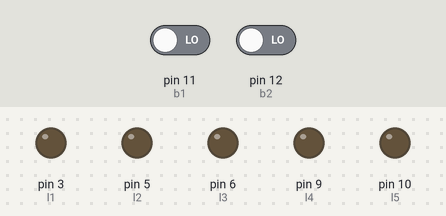
Bench run of a sketch on a simulated Arduino Uno, built with avr-gcc and run on an emulated ATmega328P. Shown: output pins drawn as LEDs (lit = HIGH). Dashed ring = blinking. The inputs (shaded band) are chosen by the test bench; at power-on: pin 11 (b1) LOW, pin 12 (b2) LOW.

Above: at 1.2 s.
1.3 s: pin 11 (b1) driven HIGH
At 2.05 s:
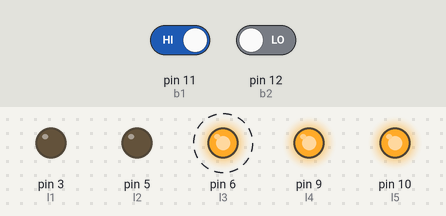
4.3 s: pin 11 (b1) driven LOW
At 4.45 s:
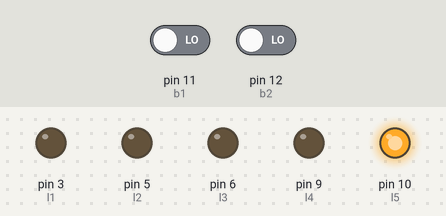
7.3 s: pin 12 (b2) driven HIGH
At 7.9 s:
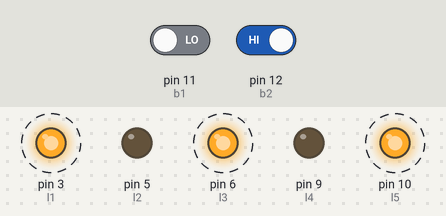
10.3 s: pin 12 (b2) driven LOW
At 10.5 s:
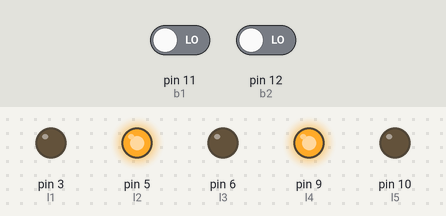
Timing chart, 0 to 13.1 s (numbered marks = the images above; inputs shaded):
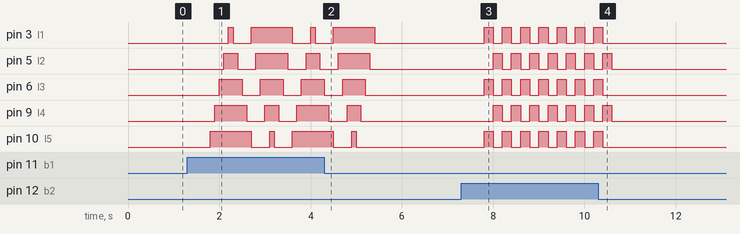

Measured:
- after the input at 1.3 s, pin 3 (l1): goes HIGH 0.10 s, LOW 0.40 s, HIGH 0.90 s, LOW 0.40 s, HIGH 0.10 s, then LOW, starting after 0.90 s; pin 5 (l2): goes HIGH 0.30 s, LOW 0.40 s, HIGH 0.70 s, LOW 0.40 s, HIGH 0.30 s, then LOW, starting after 0.80 s
- after the input at 4.3 s, pin 3 (l1): goes on until 5.4 s, then stays LOW; pin 5 (l2): goes on until 5.3 s, then stays LOW; pin 6 (l3): goes on until 5.2 s, then stays LOW; pin 9 (l4): goes on until 5.1 s, then stays LOW; pin 10 (l5): goes on until 5.0 s, then stays LOW
- after the input at 7.3 s, pin 3 (l1), pin 6 (l3), pin 10 (l5): alternates HIGH for 0.20 s and LOW for 0.20 s, starting after 0.50 s; pin 5 (l2), pin 9 (l4): alternates HIGH for 0.20 s and LOW for 0.20 s, starting after 0.70 s
- after the input at 10.3 s, pin 3 (l1), pin 6 (l3), pin 10 (l5): goes on until 10.4 s, then stays LOW; pin 5 (l2), pin 9 (l4): goes on until 10.6 s, then stays LOW

The sketch:

MidtermExam.ino
```cpp
int l1 = 3;   // set the LED connection to pin 3
int l2 = 5;   // set the LED connection to pin 5
int l3 = 6;   // set the LED connection to pin 6
int l4 = 9;   // set the LED connection to pin 9
int l5 = 10;  // set the LED connection to pin 10

int b1 = 11; // set button to pin 11
int b2 = 12; // set button to pin 12

int currentStateB1; //initialize and set the value to default
int currentStateB2; //initialize and set the value to default
int lastStateB1 = LOW;  //initialize and set the value to LOW
int lastStateB2 = LOW;  //initialize and set the value to LOW
int debounceDelay = 500; // intialize the variabe and set it to value 500

long debounceTime1 = 0;
long debounceTime2 = 0;

void setup() {
  // put your setup code here, to run once:
  // Initialize set the components as an input or output
  pinMode(l1, OUTPUT);  // define the LED as an output
  pinMode(l2, OUTPUT);  // define the LED as an output
  pinMode(l3, OUTPUT);  // define the LED as an output
  pinMode(l4, OUTPUT);  // define the LED as an output
  pinMode(l5, OUTPUT);  // define the LED as an output
  pinMode(b1, INPUT);   // define the button as an input
  pinMode(b2, INPUT);   // define the button as an input

}

void loop() {
  // put your main code here, to run repeatedly:
  currentStateB1 = digitalRead(b1);  // read the state of the button H OR L
  currentStateB2 = digitalRead(b2);  // read the state of the button H OR L

  if(currentStateB1 != lastStateB1){    // will check if currentStateB1 is not equal to lastStateB1
    debounceTime1 = millis();            // will get the time the program is running
  }
  if((millis() - debounceTime1) > debounceDelay){ // check if the quantity runningtime minus timepressed if it is greater that 50 milli secods
    if(currentStateB1 == HIGH){           // check currentState if is it equal to High
      //left to rign on
      digitalWrite(l5, HIGH); // LED will turn on
      delay(100);             // 100 milli seconds interval
      digitalWrite(l4, HIGH); // LED will turn on
      delay(100);             // 100 milli seconds interval
      digitalWrite(l3, HIGH); // LED will turn on
      delay(100);             // 100 milli seconds interval
      digitalWrite(l2, HIGH); // LED will turn on
      delay(100);             // 100 milli seconds interval
      digitalWrite(l1, HIGH); // LED will turn on
      delay(100);             // 100 milli seconds interval
      //right to left off
      digitalWrite(l1, LOW);  // LED will turn off
      delay(100);             // 100 milli seconds interval
      digitalWrite(l2, LOW);  // LED will turn off
      delay(100);             // 100 milli seconds interval
      digitalWrite(l3, LOW);  // LED will turn off
      delay(100);             // 100 milli seconds interval
      digitalWrite(l4, LOW);  // LED will turn off
      delay(100);             // 100 milli seconds interval
      digitalWrite(l5, LOW);  // LED will turn off
      //rigt to left on
      digitalWrite(l1, HIGH); // LED will turn on
      delay(100); //100 milli seconds interval
      digitalWrite(l2, HIGH); // LED will turn on
      delay(100); //100 milli seconds interval
      digitalWrite(l3, HIGH); // LED will turn on
      delay(100); //100 milli seconds interval
      digitalWrite(l4, HIGH); // LED will turn on
      delay(100); //100 milli seconds interval
      digitalWrite(l5, HIGH); // LED will turn on
      delay(100); //100 milli seconds interval
      //left to rigth off
      digitalWrite(l5, LOW);  // LED will turn off
      delay(100); //100 milli seconds interval
      digitalWrite(l4, LOW);  // LED will turn off
      delay(100); //100 milli seconds interval
      digitalWrite(l3, LOW);  // LED will turn off
      delay(100); //100 milli seconds interval
      digitalWrite(l2, LOW);  // LED will turn off
      delay(100); //100 milli seconds interval
      digitalWrite(l1, LOW);  // LED will turn off

    }
  }
  if(currentStateB2 != lastStateB2){    // will check if currentStateB1 is not equal to lastStateB2
    debounceTime2 = millis();            // will get the time the program is running
  }
  if((millis() - debounceTime2) > debounceDelay){  // check if the quantity runningtime minus timepressed if it is greater that 50 milli secods
    if(currentStateB2 == HIGH){           // check currentState if is it equal to High
      //odd and even lighting
      //odd on
      digitalWrite(l1, HIGH);     // LED will turn on
      digitalWrite(l3, HIGH);   // LED will turn on
      digitalWrite(l5, HIGH);   // LED will turn on
      delay(200);               //200 milli seconds interval
      //odd off
      digitalWrite(l1, LOW);    // LED will turn off
      digitalWrite(l3, LOW);    // LED will turn off
      digitalWrite(l5, LOW);    // LED will turn off
      //even will turn on
      digitalWrite(l2, HIGH);   // LED will turn on
      digitalWrite(l4, HIGH);    // LED will turn on
      delay(200);               //200 milli seconds interval
      //even turn off
      digitalWrite(l2, LOW);    // LED will turn off
      digitalWrite(l4, LOW);    // LED will turn off

    }
  }
  lastStateB1 = currentStateB1;   //update the lastestate using the current state
  lastStateB2 = currentStateB2;   //update the lastestate using the current state
}
```
